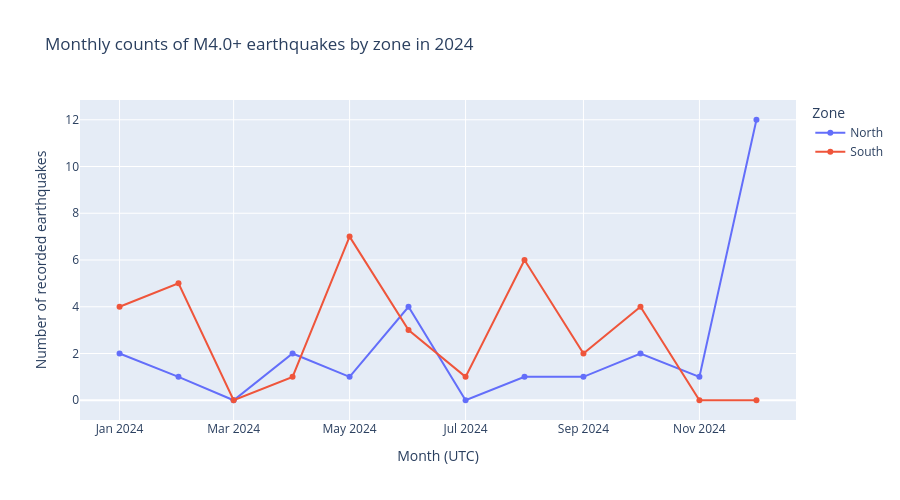

Notebook source saved alongside this figure:
### Markdown cell above
**Which two chart types will you use, and what part of the question should each make easier to answer? Specify the time, location, and quantitative encodings.**

Your answer: I will use a line chart and a point map. The line chart puts the UTC month on the x-axis, the number of recorded earthquakes on the y-axis, and uses color for the North and South zones. It shows when each zone had more earthquakes. The map uses latitude and longitude to show where each earthquake occurred, marker size for magnitude, and color for zone. The hover details show the event time, place, and depth. Both charts use the same 60 records.

### Code cell
quake_line = px.line(
    counts,
    x="month",
    y="count",
    color="zone",
    markers=True,
    category_orders={"month": list(months)},
    labels={
        "month": "Month (UTC)",
        "count": "Number of recorded earthquakes",
        "zone": "Zone"
    },
    title="Monthly counts of M4.0+ earthquakes by zone in 2024"
)
quake_line.update_layout(height=500)
quake_line.show()

### Figure 1 — Plotly figure (JSON) as saved in the notebook; plotly's stock layout.template omitted (floating-point values rounded to 4 significant figures)
{"data": [{"hovertemplate": "Zone=North<br>Month (UTC)=%{x}<br>Number of recorded earthquakes=%{y}<extra></extra>", "legendgroup": "North", "line": {"color": "#636efa", "dash": "solid"}, "marker": {"symbol": "circle"}, "mode": "lines+markers", "name": "North", "orientation": "v", "showlegend": true, "type": "scatter", "x": ["2024-01", "2024-02", "2024-03", "2024-04", "2024-05", "2024-06", "2024-07", "2024-08", "2024-09", "2024-10", "2024-11", "2024-12"], "xaxis": "x", "y": [2, 1, 0, 2, 1, 4, 0, 1, 1, 2, 1, 12], "yaxis": "y"}, {"hovertemplate": "Zone=South<br>Month (UTC)=%{x}<br>Number of recorded earthquakes=%{y}<extra></extra>", "legendgroup": "South", "line": {"color": "#EF553B", "dash": "solid"}, "marker": {"symbol": "circle"}, "mode": "lines+markers", "name": "South", "orientation": "v", "showlegend": true, "type": "scatter", "x": ["2024-01", "2024-02", "2024-03", "2024-04", "2024-05", "2024-06", "2024-07", "2024-08", "2024-09", "2024-10", "2024-11", "2024-12"], "xaxis": "x", "y": [4, 5, 0, 1, 7, 3, 1, 6, 2, 4, 0, 0], "yaxis": "y"}], "layout": {"height": 500, "legend": {"title": {"text": "Zone"}, "tracegroupgap": 0}, "title": {"text": "Monthly counts of M4.0+ earthquakes by zone in 2024"}, "xaxis": {"anchor": "y", "categoryarray": ["2024-01", "2024-02", "2024-03", "2024-04", "2024-05", "2024-06", "2024-07", "2024-08", "2024-09", "2024-10", "2024-11", "2024-12"], "categoryorder": "array", "domain": [0, 1], "title": {"text": "Month (UTC)"}}, "yaxis": {"anchor": "x", "domain": [0, 1], "title": {"text": "Number of recorded earthquakes"}}}}
